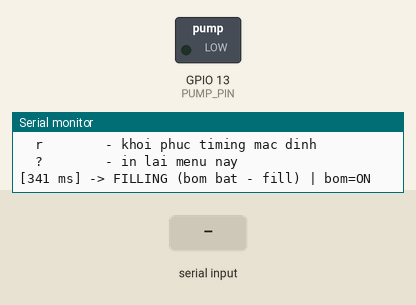
This sketch was run on a simulated ESP32. Shown: switched loads named in the sketch (green lamp = pin HIGH), the last lines printed to the serial monitor. Inputs (shaded band) come from the test bench.

Above: at 1.5 s.
1.6 s: "0\n" received over Serial
At 2.2 s:
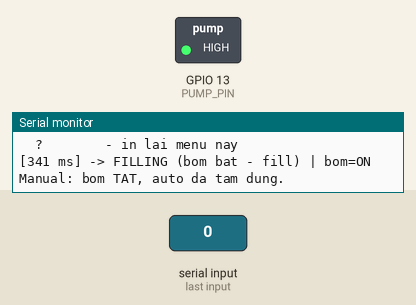
3.1 s: "1\n" received over Serial
At 3.4 s:
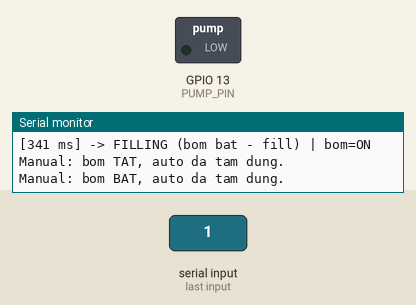
Timing chart, 0 to 6.1 s (numbered marks = the images above; inputs shaded):
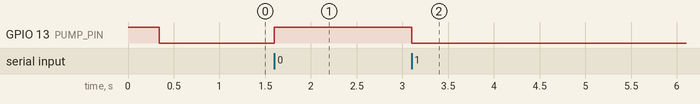

The sketch:

pump_stopflow_test.ino
```cpp
// pump_stopflow_test.ino
// Firmware TEST độc lập — chỉ điều khiển bơm RS365 12V theo chu trình Stop-Flow,
// KHÔNG đụng tới camera. Dùng để kiểm tra relay/bơm trước khi ráp vào khay thật.
//
// Board: ESP32-CAM (AI-Thinker) hoặc bất kỳ board ESP32 nào, CẤP NGUỒN RIÊNG
// (ESP32 ăn 5V qua USB/FTDI của riêng nó — KHÔNG rút 5V từ nguồn 12V của bơm).
// GPIO13 rảnh trên AI-Thinker (không trùng chân camera; chỉ trùng SD card 4-bit
// HS2_DATA3 — không dùng khe SD trong bài test này thì không sao).
//
// Đấu nối (module relay 1 kênh, opto-cách ly, ACTIVE-LOW — theo BOM đã chốt):
//   Relay IN   -> GPIO13
//   Relay VCC  -> 5V (chân 5V của ESP32-CAM)
//   Relay GND  -> GND chung với ESP32 VÀ GND của nguồn 12V bơm
//   Relay COM  -> 12V+ (từ adapter 12V/2A)
//   Relay NO   -> Bơm (+)
//   Bơm (-)    -> 12V GND
//   Tụ gốm 0.1µF hàn ngang 2 cực bơm, càng sát motor càng tốt (chống nhiễu chổi
//   than lên ảnh/ESP32 — bắt buộc theo quyết định đã lưu).
//
// AN TOÀN: relay active-low nghĩa là GPIO=LOW -> đóng relay -> BƠM CHẠY.
// Vì vậy việc đầu tiên trong setup() là kéo chân lên mức TẮT (HIGH) trước khi
// làm bất cứ việc gì khác, để bơm không tự chạy lúc boot/nạp code.

#include <Arduino.h>

// ---------- Cấu hình chân ----------
const int PUMP_PIN = 13;
const int PUMP_ON_LEVEL = LOW;    // active-low: LOW = relay đóng = bơm chạy
const int PUMP_OFF_LEVEL = HIGH;

// ---------- Thời gian mặc định các pha (ms) — chỉnh nhanh qua Serial, xem lệnh bên dưới ----------
struct Timing {
  uint32_t fillMs = 5000;    // bơm chạy, hút nước vào khay tới vòi tràn
  uint32_t settleMs = 2000;  // bơm tắt, nước đứng yên (mô phỏng chỗ chụp ảnh)
  uint32_t flushMs = 5000;   // bơm chạy mạnh, xả hạt ra ngoài qua đường ra
  uint32_t cooldownMs = 3000; // bơm tắt, nghỉ giữa 2 chu kỳ
} timing;

enum Phase { FILLING, SETTLING, FLUSHING, COOLDOWN };
const char* phaseName(Phase p) {
  switch (p) {
    case FILLING:  return "FILLING (bom bat - fill)";
    case SETTLING: return "SETTLING (bom tat - lang nuoc)";
    case FLUSHING: return "FLUSHING (bom bat manh - xa hat)";
    case COOLDOWN: return "COOLDOWN (bom tat - nghi)";
  }
  return "?";
}

Phase phase = FILLING;
uint32_t phaseStartMs = 0;
bool autoRunning = true;   // false = tạm dừng chu trình để test tay qua '0'/'1'
uint32_t cycleCount = 0;

void pumpWrite(bool on) {
  digitalWrite(PUMP_PIN, on ? PUMP_ON_LEVEL : PUMP_OFF_LEVEL);
}

void enterPhase(Phase p) {
  phase = p;
  phaseStartMs = millis();
  bool pumpOn = (p == FILLING || p == FLUSHING);
  pumpWrite(pumpOn);
  Serial.printf("[%lu ms] -> %s | bom=%s\n", phaseStartMs, phaseName(p), pumpOn ? "ON" : "OFF");
  if (p == SETTLING) {
    Serial.println("          (day la luc thuc te se: bat den nen + chup 1 anh)");
  }
}

void printStatus() {
  Serial.println(F("--- Trang thai ---"));
  Serial.printf("Auto:     %s\n", autoRunning ? "dang chay" : "TAM DUNG (dieu khien tay)");
  Serial.printf("Pha hien tai: %s (da %lu ms)\n", phaseName(phase), millis() - phaseStartMs);
  Serial.printf("So chu ky da xong: %lu\n", cycleCount);
  Serial.printf("Timing (ms): fill=%lu settle=%lu flush=%lu cooldown=%lu\n",
                timing.fillMs, timing.settleMs, timing.flushMs, timing.cooldownMs);
  Serial.println(F("------------------"));
}

void printHelp() {
  Serial.println(F("Lenh Serial:"));
  Serial.println(F("  p        - in trang thai hien tai"));
  Serial.println(F("  0        - TAM DUNG auto, tat bom (test tay)"));
  Serial.println(F("  1        - TAM DUNG auto, bat bom (test tay)"));
  Serial.println(F("  a        - chay lai auto Stop-Flow tu dau pha FILLING"));
  Serial.println(F("  f<so_ms> - dat thoi gian fill,    vd: f3000"));
  Serial.println(F("  s<so_ms> - dat thoi gian settle,  vd: s1500"));
  Serial.println(F("  x<so_ms> - dat thoi gian flush,   vd: x8000"));
  Serial.println(F("  c<so_ms> - dat thoi gian cooldown, vd: c5000"));
  Serial.println(F("  r        - khoi phuc timing mac dinh"));
  Serial.println(F("  ?        - in lai menu nay"));
}

void handleSerial() {
  if (!Serial.available()) return;
  String line = Serial.readStringUntil('\n');
  line.trim();
  if (line.length() == 0) return;

  char cmd = line[0];
  long val = line.length() > 1 ? line.substring(1).toInt() : -1;

  switch (cmd) {
    case 'p': printStatus(); break;
    case '?': printHelp(); break;
    case '0':
      autoRunning = false;
      pumpWrite(false);
      Serial.println("Manual: bom TAT, auto da tam dung.");
      break;
    case '1':
      autoRunning = false;
      pumpWrite(true);
      Serial.println("Manual: bom BAT, auto da tam dung.");
      break;
    case 'a':
      autoRunning = true;
      enterPhase(FILLING);
      Serial.println("Da chay lai auto Stop-Flow.");
      break;
    case 'f': if (val > 0) { timing.fillMs = val; Serial.printf("fillMs=%ld\n", val); } break;
    case 's': if (val > 0) { timing.settleMs = val; Serial.printf("settleMs=%ld\n", val); } break;
    case 'x': if (val > 0) { timing.flushMs = val; Serial.printf("flushMs=%ld\n", val); } break;
    case 'c': if (val > 0) { timing.cooldownMs = val; Serial.printf("cooldownMs=%ld\n", val); } break;
    case 'r':
      timing = Timing();
      Serial.println("Da khoi phuc timing mac dinh.");
      break;
    default:
      Serial.println("Lenh khong hop le. Go '?' de xem menu.");
  }
}

void setup() {
  // Kéo chân về mức TẮT trước tiên (an toàn boot) — active-low nên OFF = HIGH.
  pinMode(PUMP_PIN, OUTPUT);
  pumpWrite(false);

  Serial.begin(115200);
  delay(300);
  Serial.println();
  Serial.println(F("=== Aqua Scope - Pump Stop-Flow test firmware ==="));
  Serial.printf("PUMP_PIN = GPIO%d, active-%s\n", PUMP_PIN, PUMP_ON_LEVEL == LOW ? "LOW" : "HIGH");
  printHelp();

  enterPhase(FILLING);
}

void loop() {
  handleSerial();
  if (!autoRunning) return;

  uint32_t elapsed = millis() - phaseStartMs;
  switch (phase) {
    case FILLING:
      if (elapsed >= timing.fillMs) enterPhase(SETTLING);
      break;
    case SETTLING:
      if (elapsed >= timing.settleMs) enterPhase(FLUSHING);
      break;
    case FLUSHING:
      if (elapsed >= timing.flushMs) enterPhase(COOLDOWN);
      break;
    case COOLDOWN:
      if (elapsed >= timing.cooldownMs) {
        cycleCount++;
        enterPhase(FILLING);
      }
      break;
  }
}
```

Measured:
- after the input at 1.6 s, GPIO 13 (PUMP_PIN): LOW → HIGH at once
- after the input at 3.1 s, GPIO 13 (PUMP_PIN): HIGH → LOW at once
